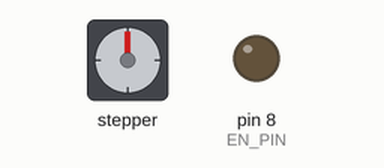
Recording of a sketch running on a simulated Arduino Uno, built with avr-gcc and run on an emulated ATmega328P. Parts: stepper motor, output pins drawn as LEDs (lit = HIGH). Stepper angles assume 200 steps per turn; what the sketch prints to the serial monitor is not drawn.

Above: at 0.05 s.
At 0.6 s:
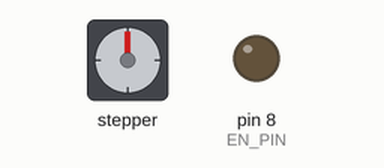
At 1.2 s:
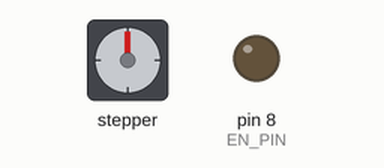
At 2.8 s:
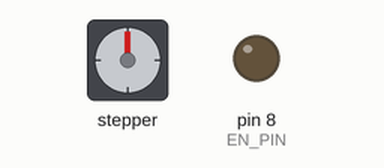
Timing chart, 0 to 7.8 s (numbered marks = the images above):
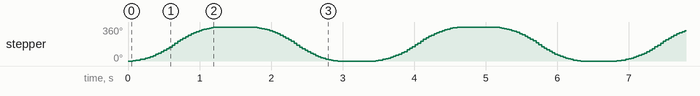

The sketch:

arduino.ino
```cpp
// use `AccelStepper` lib by Mike McCauley
// NEMA 17 with step/dir driver (A4988 / TMC2208 / etc.)
#include <AccelStepper.h>

#define STEP_PIN 3
#define DIR_PIN 2
#define EN_PIN 8

AccelStepper stepper(AccelStepper::DRIVER, STEP_PIN, DIR_PIN);

void setup() {
  Serial.begin(9600);
  pinMode(EN_PIN, OUTPUT);
  digitalWrite(EN_PIN, LOW);

  stepper.setMaxSpeed(1000);
  stepper.setAcceleration(500);
  Serial.println("NEMA 17 Stepper Ready");
}

void loop() {
  stepper.moveTo(200);  // 1 full rev at 1.8° full-step (adjust for microstepping)
  while (stepper.distanceToGo() != 0) {
    stepper.run();
  }
  delay(500);

  stepper.moveTo(0);
  while (stepper.distanceToGo() != 0) {
    stepper.run();
  }
  delay(500);
}
```

Measured:
- by itself, stepper: turns 360° clockwise in 1.2 s, then 360° counter-clockwise in 1.2 s, repeating every 3.4 s
